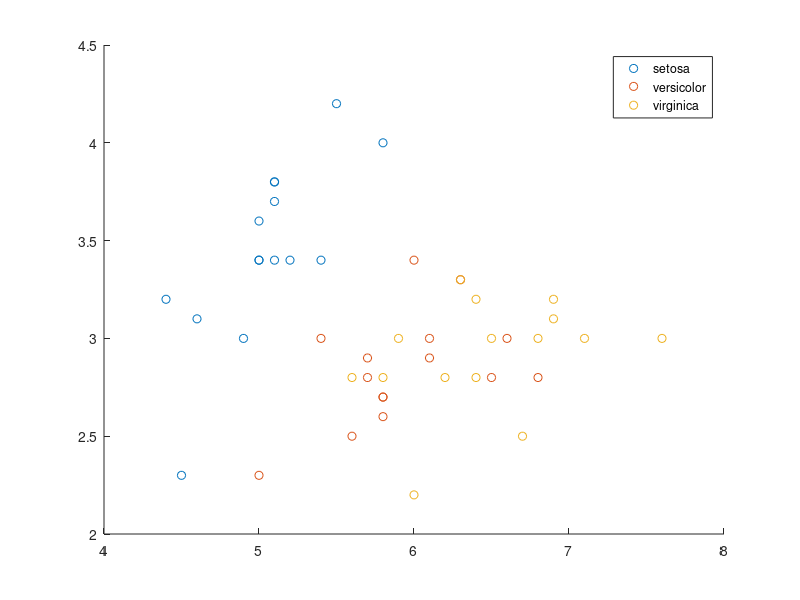

This figure's MATLAB source: (Note: this script raises an error after producing the figure.)
% 1. Veri setini yükleme ve hazırlama
load fisheriris;
X = meas; % Özellikler (4 özellik)
Y = species; % Sınıf etiketleri (setosa, versicolor, virginica)

% Veriyi eğitim ve test setlerine ayırma
cv = cvpartition(Y, 'HoldOut', 0.3);
idxTrain = training(cv);
idxTest = test(cv);
XTrain = X(idxTrain, :);
YTrain = Y(idxTrain);
XTest = X(idxTest, :);
YTest = Y(idxTest);

% 2. KNN modelini eğitme
k = 5; % Komşu sayısı
mdl = fitcknn(XTrain, YTrain, 'NumNeighbors', k);

% 3. Modeli test etme ve performansı değerlendirme
YPred = predict(mdl, XTest);

% Doğruluğu hesaplama (cell dizileri için strcmp kullanılmalıdır)
correct = 0;
for i = 1:numel(YTest)
    if strcmp(YTest{i}, YPred{i})
        correct = correct + 1;
    end
end
accuracy = correct / numel(YTest);
fprintf('KNN model doğruluğu: %.2f\n', accuracy);

% 4. Sonuçları görselleştirme
% İlk iki özelliği kullanarak sınıflandırma sonuçlarını görselleştirme
figure;
gscatter(XTest(:, 1), XTest(:, 2), YTest);
hold on;
gscatter(XTest(:, 1), XTest(:, 2), YPred, 'mc', '*', 10);
xlabel('Özellik 1');
ylabel('Özellik 2');
title(sprintf('KNN Sınıflandırma Sonuçları (k = %d)\nDoğruluk: %.2f', k, accuracy));
legend('Setosa (Gerçek)', 'Versicolor (Gerçek)', 'Virginica (Gerçek)', ...
       'Setosa (Tahmin)', 'Versicolor (Tahmin)', 'Virginica (Tahmin)', 'Location', 'Best');
grid on;
hold off;
